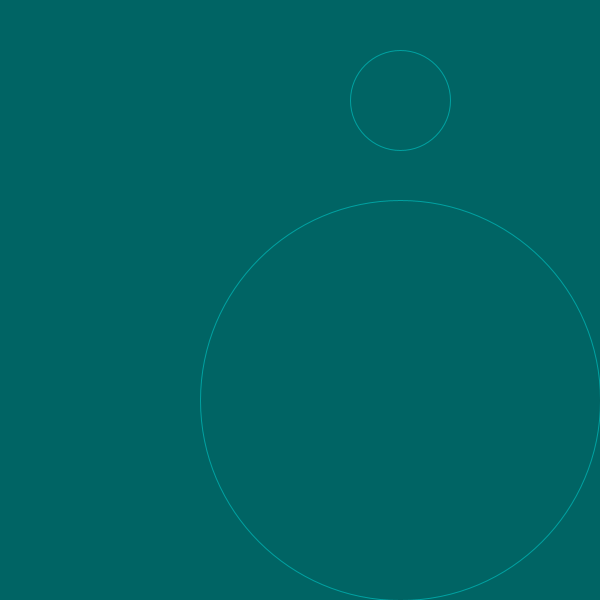
Frame 1 (no input)
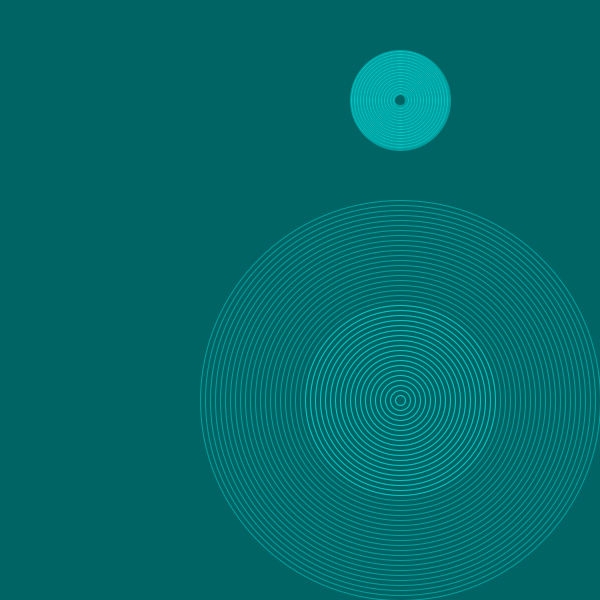
Frame 60 (the mouse pressed at the canvas centre just before this capture)
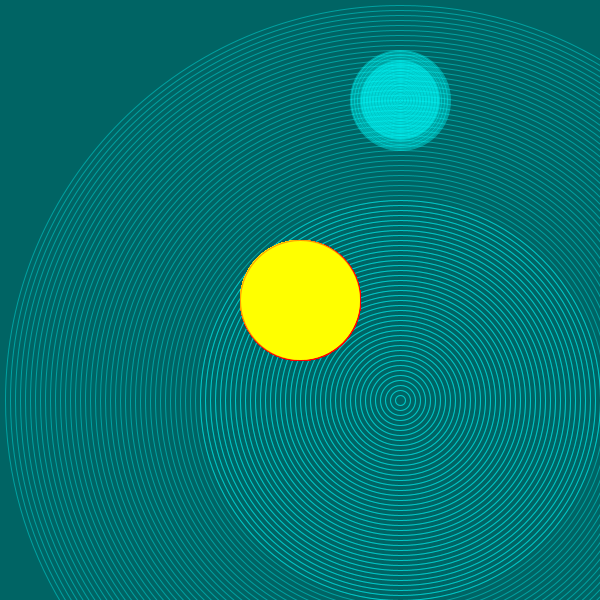
Frame 120 (the mouse held since frame 60 and released just before this capture)

The Processing sketch that drew these frames (run headless with seeded random() and noise(); from frame 60 on, the mouse is pressed at the canvas centre):

// Processing sketch: processing_72586
// ── processing_72586.pde

boolean doidraw = false;
int diam = 200;
int diama = 400;

void setup ()   {
  size (600,600);
  background(0,100,100);
  stroke(0);
}
  
 void draw() {
   if (doidraw) 
 
  drawacirclem (mouseX, mouseY, (mouseX + mouseY)/5);
 
  drawacircle (400, 400, diama);
    drawacircle (400, 100, diam/2);
 
  diam = diam-3;
  diama = diama -10;
  
     }



void mousePressed()  {
  doidraw = !doidraw;

}

void drawacircle (float centx, float centy, float circlesize)  {
  stroke (0, 255, 255, 100);
  noFill ();
  ellipse (centx, centy, circlesize, circlesize);
}

void drawacirclem (float centx, float centy, float circlesize)  {
  stroke (255, 0, 0, 100);
  fill (255,255,0);
  ellipse (centx, centy, circlesize, circlesize);
}
